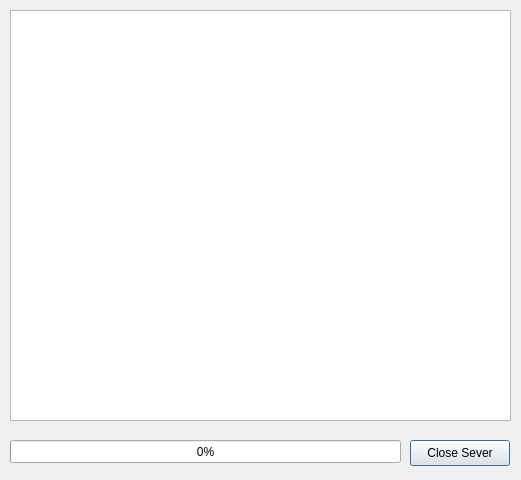
<?xml version="1.0" encoding="UTF-8"?>
<ui version="4.0">
 <class>Server</class>
 <widget class="QDialog" name="Server">
  <property name="geometry">
   <rect>
    <x>0</x>
    <y>0</y>
    <width>521</width>
    <height>480</height>
   </rect>
  </property>
  <property name="windowTitle">
   <string>Server</string>
  </property>
  <widget class="QWidget" name="verticalLayoutWidget">
   <property name="geometry">
    <rect>
     <x>10</x>
     <y>10</y>
     <width>501</width>
     <height>411</height>
    </rect>
   </property>
   <layout class="QVBoxLayout" name="verticalLayout">
    <item>
     <layout class="QHBoxLayout" name="horizontalLayout"/>
    </item>
    <item>
     <widget class="QListView" name="logListView">
      <property name="editTriggers">
       <set>QAbstractItemView::NoEditTriggers</set>
      </property>
      <property name="alternatingRowColors">
       <bool>false</bool>
      </property>
      <property name="selectionMode">
       <enum>QAbstractItemView::SingleSelection</enum>
      </property>
     </widget>
    </item>
   </layout>
  </widget>
  <widget class="QPushButton" name="cmdCloseServer">
   <property name="geometry">
    <rect>
     <x>410</x>
     <y>440</y>
     <width>100</width>
     <height>26</height>
    </rect>
   </property>
   <property name="text">
    <string>Close Sever</string>
   </property>
  </widget>
  <widget class="QProgressBar" name="fileProgressBar">
   <property name="geometry">
    <rect>
     <x>10</x>
     <y>440</y>
     <width>391</width>
     <height>23</height>
    </rect>
   </property>
   <property name="value">
    <number>0</number>
   </property>
   <property name="textVisible">
    <bool>true</bool>
   </property>
  </widget>
 </widget>
 <resources/>
 <connections/>
</ui>
